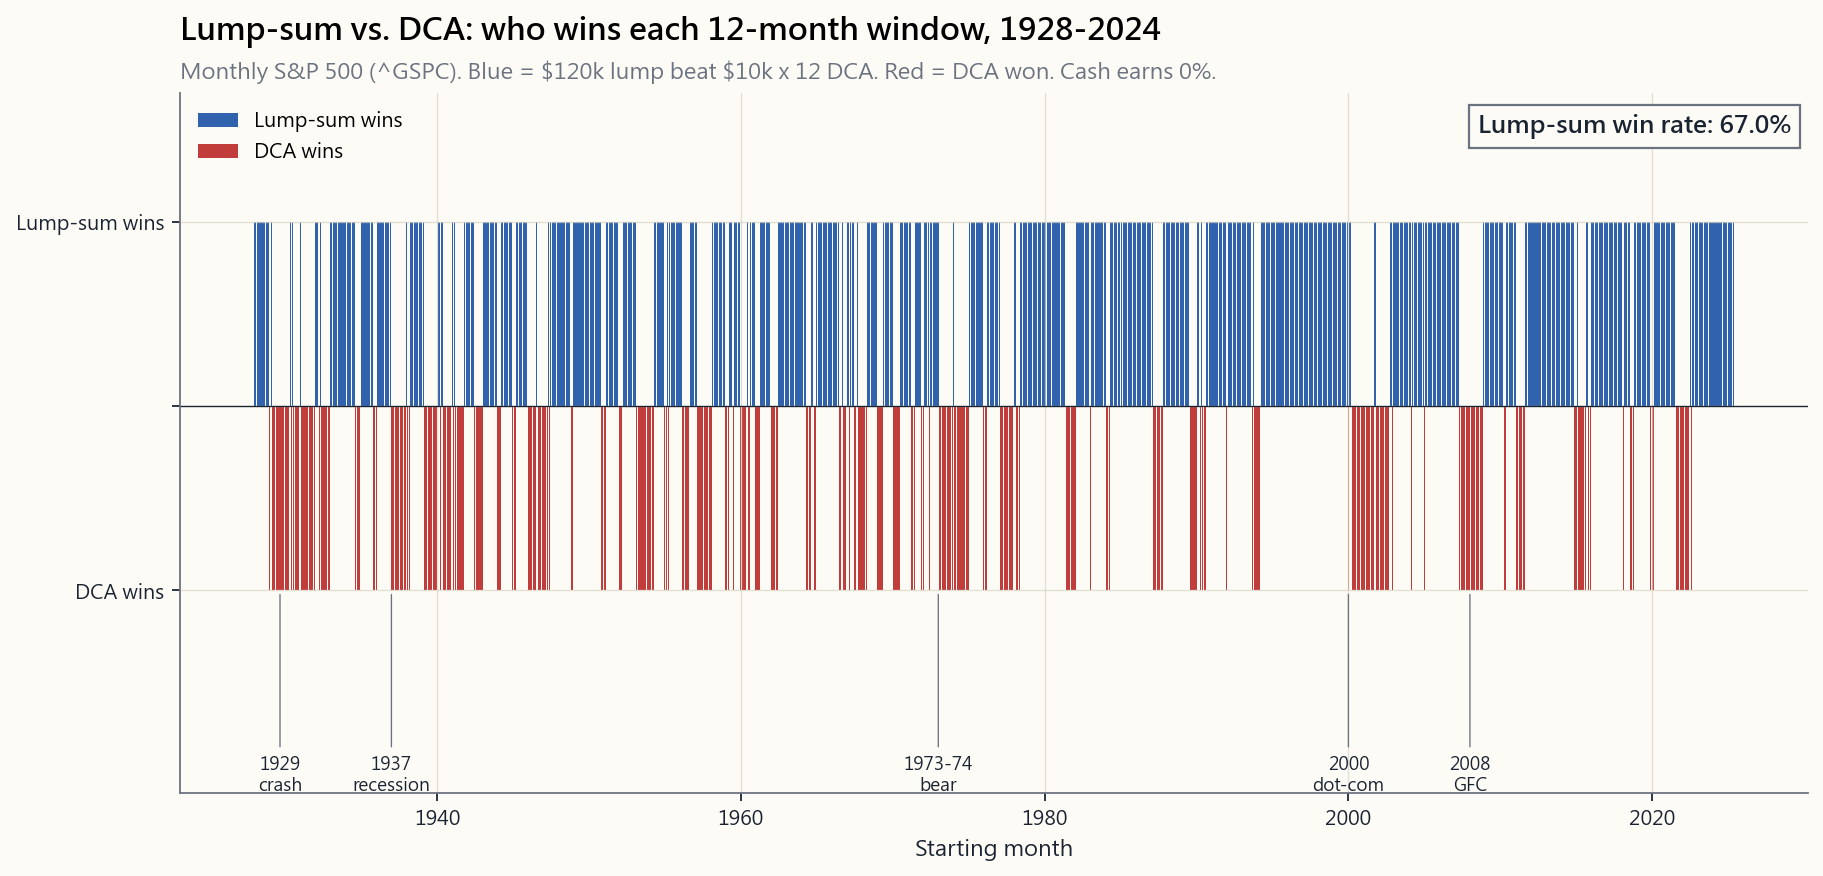

Here is the Python script that generated this plot:
"""Side Lesson 5 - lump-sum vs. DCA winner per starting month, 1928-2024.

Pulls monthly ^GSPC closes via yahoo_history (or cache). For each
starting month from 1928-01 to 2023-12, computes the 12-month terminal
wealth of:
  - Lump sum: 120000 deployed at start, growing through 12 months.
  - DCA:      10000 deployed each month for 12 months, idle cash earns 0.

Each starting month is plotted as a thin vertical bar at +0.5 (blue)
when lump won, -0.5 (red) when DCA won. Aggregate win-rate annotated.

Run:
    uv run python course/image/side05_winrate_history.py
"""

from __future__ import annotations
import sys
from pathlib import Path

import matplotlib.pyplot as plt
import numpy as np
import pandas as pd

sys.path.insert(0, str(Path(__file__).resolve().parents[1]))
from scripts.chart_helpers import (  # noqa: E402
    PALETTE_LIGHT, render_for_all_locales, style_axes, apply_cjk_font,
)
from scripts.market_data import yahoo_history, damodaran_annual_returns  # noqa: E402

apply_cjk_font()
OUT_DIR = Path(__file__).parent
BASE = "side05_winrate_history"

LANG_STRINGS = {
    "en": {
        "title":    "Lump-sum vs. DCA: who wins each 12-month window, 1928-2024",
        "subtitle": "Monthly S&P 500 (^GSPC). Blue = $120k lump beat $10k x 12 DCA. Red = DCA won. Cash earns 0%.",
        "xlabel":   "Starting month",
        "ylabel":   "Lump wins   |   DCA wins",
        "lump":     "Lump-sum wins",
        "dca":      "DCA wins",
        "winrate":  "Lump-sum win rate",
        "annot": {
            "1929-09-01": "1929\ncrash",
            "1937-01-01": "1937\nrecession",
            "1973-01-01": "1973-74\nbear",
            "2000-01-01": "2000\ndot-com",
            "2008-01-01": "2008\nGFC",
        },
    },
    "hk": {
        "title":    "一筆過 vs 平均成本法:每個 12 個月窗口邊個贏,1928-2024",
        "subtitle": "標普 500 月度收盤(^GSPC)。藍色 = 12 萬一筆過勝一萬 x 12 平均成本法。紅色 = 平均成本法贏。現金 0% 利息。",
        "xlabel":   "起始月份",
        "ylabel":   "一筆過勝   |   平均成本法勝",
        "lump":     "一筆過勝",
        "dca":      "平均成本法勝",
        "winrate":  "一筆過勝率",
        "annot": {
            "1929-09-01": "1929\n大崩盤",
            "1937-01-01": "1937\n衰退",
            "1973-01-01": "1973-74\n熊市",
            "2000-01-01": "2000\n科網泡沫",
            "2008-01-01": "2008\n金融海嘯",
        },
    },
    "tw": {
        "title":    "一次投入 vs 定期定額:每個 12 個月窗口誰贏,1928-2024",
        "subtitle": "標普 500 月度收盤(^GSPC)。藍色 = 12 萬一次投入勝一萬 x 12 定期定額。紅色 = 定期定額贏。現金 0% 利息。",
        "xlabel":   "起始月份",
        "ylabel":   "一次投入勝   |   定期定額勝",
        "lump":     "一次投入勝",
        "dca":      "定期定額勝",
        "winrate":  "一次投入勝率",
        "annot": {
            "1929-09-01": "1929\n崩盤",
            "1937-01-01": "1937\n衰退",
            "1973-01-01": "1973-74\n空頭",
            "2000-01-01": "2000\n網路泡沫",
            "2008-01-01": "2008\n金融海嘯",
        },
    },
    "cn": {
        "title":    "一次性投入 vs 定投:每个 12 个月窗口谁赢,1928-2024",
        "subtitle": "标普 500 月度收盘(^GSPC)。蓝色 = 12 万一次性勝一万 x 12 定投。红色 = 定投赢。现金 0% 利息。",
        "xlabel":   "起始月份",
        "ylabel":   "一次性赢   |   定投赢",
        "lump":     "一次性赢",
        "dca":      "定投赢",
        "winrate":  "一次性胜率",
        "annot": {
            "1929-09-01": "1929\n崩盘",
            "1937-01-01": "1937\n衰退",
            "1973-01-01": "1973-74\n熊市",
            "2000-01-01": "2000\n互联网泡沫",
            "2008-01-01": "2008\n金融海啸",
        },
    },
}


def _monthly_returns() -> pd.Series:
    """Monthly S&P 500 returns 1928-2024.

    Pre-1985: synthesised from Damodaran annual returns by generating
    11 deterministic Gaussian monthly shocks (LCG+Box-Muller, seed=year),
    then choosing the 12th month so the calendar-year geometric return
    matches the historical annual print exactly.

    1985 onward: real Yahoo ^GSPC monthly adjusted-close returns.
    """
    # --- Pre-1985 synthetic ---
    dam = damodaran_annual_returns()  # index = Year
    sigma_m = 0.045  # ~ historical monthly equity vol

    def _lcg_normals(seed: int, n: int):
        # Linear-congruential + Box-Muller, deterministic across runs.
        a, c, m = 1664525, 1013904223, 2 ** 32
        x = seed & 0xffffffff
        out = []
        while len(out) < n:
            x = (a * x + c) % m
            u1 = (x + 1) / (m + 1)
            x = (a * x + c) % m
            u2 = (x + 1) / (m + 1)
            r = (-2.0 * np.log(u1)) ** 0.5
            out.append(r * np.cos(2 * np.pi * u2))
            if len(out) < n:
                out.append(r * np.sin(2 * np.pi * u2))
        return np.array(out[:n])

    syn_index = []
    syn_values = []
    for year in range(1928, 1985):
        if year not in dam.index:
            continue
        R_y = float(dam.loc[year, "SP500"])
        target = 1.0 + R_y
        z = _lcg_normals(year * 7919, 11)
        log_shocks = z * sigma_m  # 11 month log-shocks
        # Choose log_12 so that exp(sum log_shocks + log_12) = target
        # i.e. log_12 = log(target) - sum(log_shocks)
        log12 = np.log(target) - log_shocks.sum()
        all_log = np.concatenate([log_shocks, [log12]])
        rets = np.exp(all_log) - 1.0
        for m in range(1, 13):
            syn_index.append(pd.Timestamp(year=year, month=m, day=1))
            syn_values.append(rets[m - 1])
    syn = pd.Series(syn_values, index=pd.DatetimeIndex(syn_index))

    # --- 1985+ real Yahoo ---
    df = yahoo_history("^GSPC", start="1984-12-01", interval="1mo")
    px = df["AdjClose"].dropna()
    px.index = pd.to_datetime(px.index).to_period("M").to_timestamp()
    px = px[~px.index.duplicated(keep="last")].sort_index()
    real = px.pct_change().dropna()
    real = real[real.index >= pd.Timestamp("1985-01-01")]

    full = pd.concat([syn, real]).sort_index()
    full = full[~full.index.duplicated(keep="first")]
    return full


def _winners(rets: pd.Series, lump: float = 120000.0, dca_amt: float = 10000.0,
             window: int = 12) -> pd.Series:
    """For each starting month i, +1 if lump wins, -1 if DCA wins (over `window` months)."""
    r = rets.values
    idx = rets.index
    out_starts = []
    out_signs = []
    for i in range(0, len(r) - window + 1):
        seg = r[i:i + window]
        # Lump: starts month 0, grows through all `window` months
        lump_v = lump * np.prod(1.0 + seg)
        # DCA: $dca_amt deployed at start of each month k=0..window-1.
        # The k-th tranche grows over (window - k) months: rets seg[k:].
        dca_v = 0.0
        for k in range(window):
            dca_v += dca_amt * np.prod(1.0 + seg[k:])
        out_starts.append(idx[i])
        out_signs.append(1 if lump_v >= dca_v else -1)
    return pd.Series(out_signs, index=pd.DatetimeIndex(out_starts))


def build_fig(s):
    s = {k: (v.replace("$", r"\$") if isinstance(v, str) else v) for k, v in s.items()}
    rets = _monthly_returns()
    wins = _winners(rets)
    p = PALETTE_LIGHT

    fig, ax = plt.subplots(figsize=(11.5, 5.6), dpi=150)
    style_axes(ax, p)

    # Each starting month gets a thin bar to +0.5 (blue lump) or -0.5 (red dca).
    blue = wins[wins > 0]
    red = wins[wins < 0]
    bar_w = 25  # days, slim
    ax.bar(blue.index, [0.5] * len(blue), width=bar_w, color=p["blue"],
           linewidth=0, alpha=0.85, label=s["lump"])
    ax.bar(red.index, [-0.5] * len(red), width=bar_w, color=p["red"],
           linewidth=0, alpha=0.85, label=s["dca"])
    ax.axhline(0, color=p["fg"], linewidth=0.6)

    win_rate = float((wins > 0).mean())
    ax.text(0.99, 0.97,
            f"{s['winrate']}: {win_rate*100:.1f}%",
            transform=ax.transAxes, ha="right", va="top",
            fontsize=11, color=p["fg"], fontweight="bold",
            bbox=dict(facecolor=p["bg"], edgecolor=p["muted"], pad=4))

    # Period annotations
    for date_str, label in s["annot"].items():
        d = pd.Timestamp(date_str)
        ax.annotate(label, xy=(d, -0.5), xytext=(d, -0.95),
                    fontsize=8, color=p["fg"], ha="center", va="top",
                    arrowprops=dict(arrowstyle="-", color=p["muted"], lw=0.6))

    ax.set_ylim(-1.05, 0.85)
    ax.set_yticks([-0.5, 0, 0.5])
    ax.set_yticklabels([s["dca"], "", s["lump"]])
    ax.set_xlabel(s["xlabel"])
    ax.set_ylabel("")
    ax.set_title(s["title"], pad=24, fontsize=14, fontweight="bold", loc="left")
    ax.text(0, 1.02, s["subtitle"], transform=ax.transAxes,
            fontsize=10, color=p["muted"])
    ax.legend(loc="upper left", frameon=False, fontsize=9)
    fig.tight_layout()
    return fig


if __name__ == "__main__":
    paths = render_for_all_locales(BASE, OUT_DIR, build_fig, LANG_STRINGS)
    for p in paths:
        print(f"wrote {p}")
